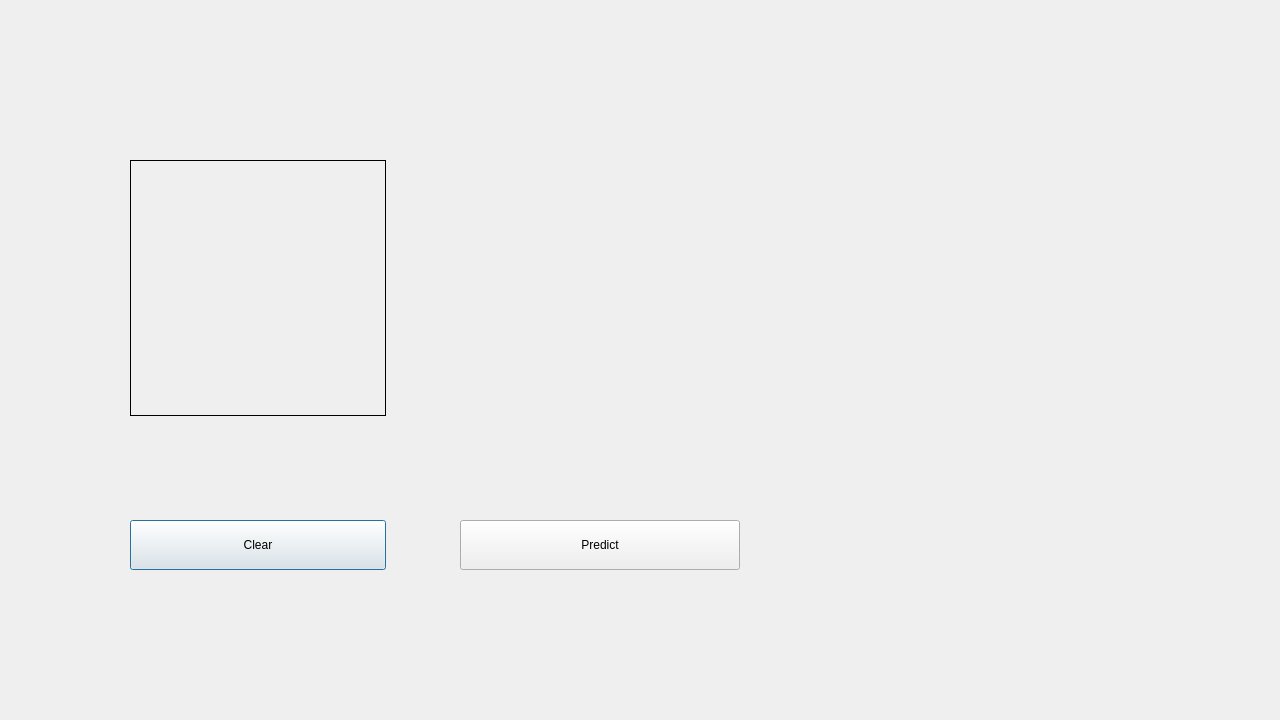
<?xml version="1.0" encoding="UTF-8"?>
<ui version="4.0">
 <class>Dialog</class>
 <widget class="QDialog" name="Dialog">
  <property name="enabled">
   <bool>true</bool>
  </property>
  <property name="geometry">
   <rect>
    <x>0</x>
    <y>0</y>
    <width>1280</width>
    <height>720</height>
   </rect>
  </property>
  <property name="sizePolicy">
   <sizepolicy hsizetype="Fixed" vsizetype="Fixed">
    <horstretch>100</horstretch>
    <verstretch>100</verstretch>
   </sizepolicy>
  </property>
  <property name="minimumSize">
   <size>
    <width>1280</width>
    <height>720</height>
   </size>
  </property>
  <property name="maximumSize">
   <size>
    <width>1280</width>
    <height>720</height>
   </size>
  </property>
  <property name="windowTitle">
   <string>OCR Number Detection</string>
  </property>
  <widget class="QStackedWidget" name="DrawingFrame">
   <property name="geometry">
    <rect>
     <x>130</x>
     <y>160</y>
     <width>256</width>
     <height>256</height>
    </rect>
   </property>
   <property name="frameShape">
    <enum>QFrame::Box</enum>
   </property>
   <property name="frameShadow">
    <enum>QFrame::Plain</enum>
   </property>
   <widget class="QWidget" name="page"/>
   <widget class="QWidget" name="page_2"/>
  </widget>
  <widget class="QPushButton" name="Clear_Button">
   <property name="geometry">
    <rect>
     <x>130</x>
     <y>520</y>
     <width>256</width>
     <height>50</height>
    </rect>
   </property>
   <property name="text">
    <string>Clear</string>
   </property>
  </widget>
  <widget class="QStackedWidget" name="PredictionFrame">
   <property name="geometry">
    <rect>
     <x>460</x>
     <y>160</y>
     <width>280</width>
     <height>280</height>
    </rect>
   </property>
   <property name="frameShape">
    <enum>QFrame::Box</enum>
   </property>
   <property name="frameShadow">
    <enum>QFrame::Plain</enum>
   </property>
   <property name="lineWidth">
    <number>0</number>
   </property>
   <widget class="QWidget" name="page_3"/>
   <widget class="QWidget" name="page_4"/>
  </widget>
  <widget class="QPushButton" name="Predict_Button">
   <property name="geometry">
    <rect>
     <x>460</x>
     <y>520</y>
     <width>280</width>
     <height>50</height>
    </rect>
   </property>
   <property name="text">
    <string>Predict</string>
   </property>
  </widget>
 </widget>
 <resources/>
 <connections/>
</ui>
